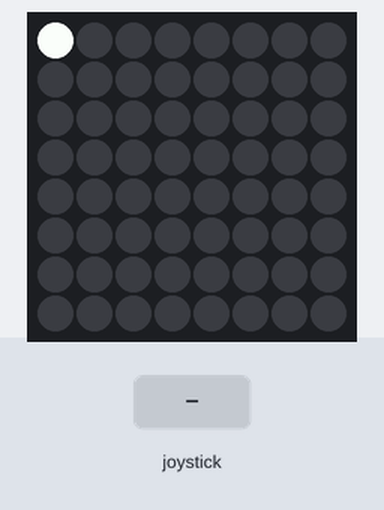
The program below on a simulated Raspberry Pi (BCM pin numbers) with a Sense HAT. Shown: the Sense HAT's 8×8 RGB LED matrix. The test bench sets the inputs (shaded band). The pygame window is not drawn.

Above: at 1.2 s.
1.3 s: joystick pushed down
At 2.1 s:
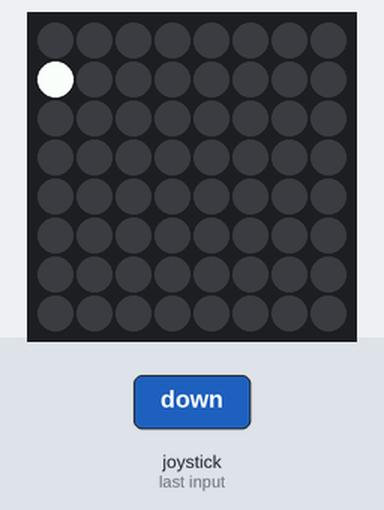
2.8 s: joystick pushed right
At 3.2 s:
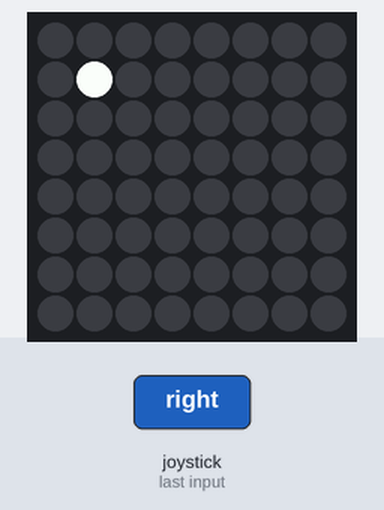
4.3 s: joystick pushed up
At 5.5 s:
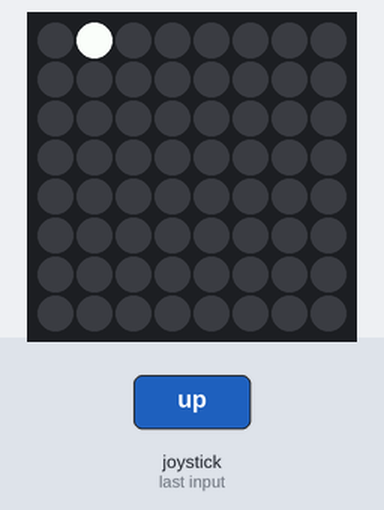
5.8 s: joystick pushed right
At 6.7 s:
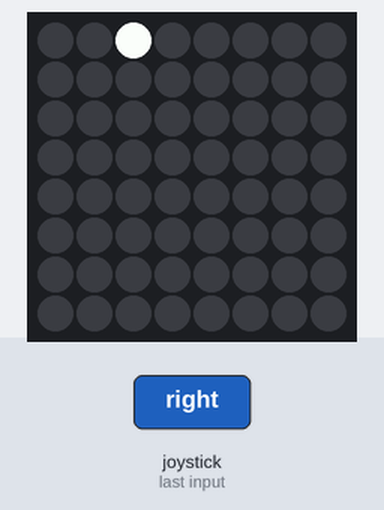
7.3 s: joystick pushed down
At 7.9 s:
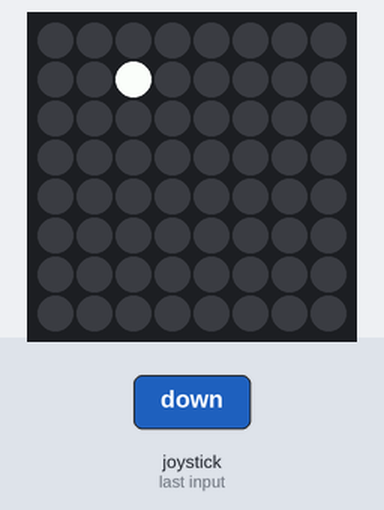
8.8 s: joystick pushed down
At 10.2 s:
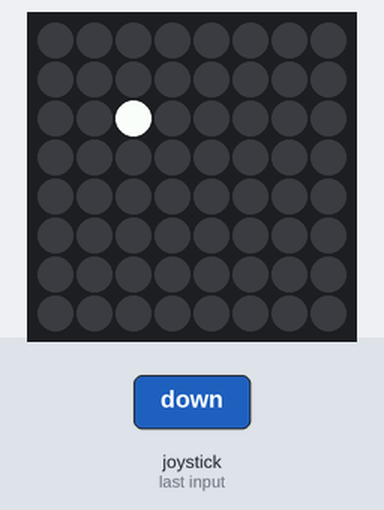
Timing chart, 0 to 11.3 s (numbered marks = the images above; inputs shaded):
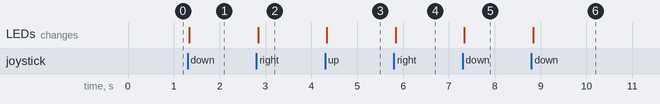

Measured:
- after the input at 1.3 s, the LEDs: change at once (image 1)
- after the input at 2.8 s, the LEDs: change at once (image 2)
- after the input at 4.3 s, the LEDs: change at once (image 3)
- after the input at 5.8 s, the LEDs: change at once (image 4)
- after the input at 7.3 s, the LEDs: change at once (image 5)
- after the input at 8.8 s, the LEDs: change at once (image 6)

The program:

key_biling.py
```python
import pygame
from pygame.locals import *
from sense_hat import SenseHat


pygame.init()  # 初始化
pygame.display.set_mode((640, 480))  # 设置窗口尺寸
sense = SenseHat()  # 创建一个SenseHat对象
sense.clear()  # 清空

# 点亮(0, 0)位置处的LED
x = 0
y = 0
sense.set_pixel(x, y, 255, 255, 255)

while True:
    for event in pygame.event.get():
        if event.type == KEYDOWN:
            sense.set_pixel(x, y, 0, 0, 0)  # 0,0,0 为熄灭状态

            if event.key == K_DOWN and y < 7:
                y = y + 1
            elif event.key == K_UP and y > 0:
                y = y - 1
            elif event.key == K_RIGHT and x < 7:
                x = x + 1
            elif event.key == K_LEFT and x > 0:
                x = x - 1

        sense.set_pixel(x, y, 255, 255, 255)
        if event.type == QUIT:
            print("BYE")
            break
```
